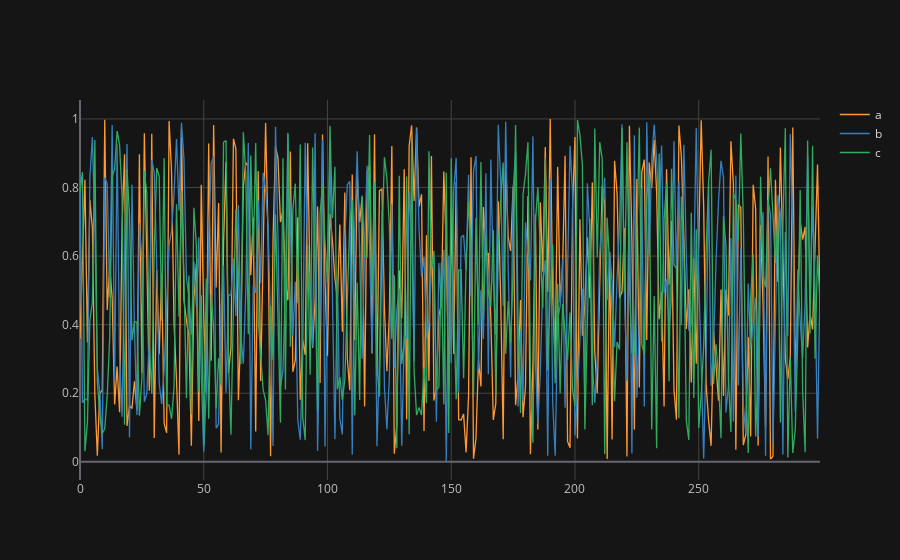

Source (notebook cell):
### Code cell
df.iplot()

### Figure 1 — Plotly figure (JSON) as saved in the notebook; plotly's stock layout.template omitted (floating-point values rounded to 4 significant figures; data arrays with more than 128 entries replaced by an {"elided": "..."} marker saying what was removed)
{"data": [{"line": {"color": "rgba(255, 153, 51, 1.0)", "dash": "solid", "shape": "linear", "width": 1.3}, "mode": "lines", "name": "a", "text": "", "type": "scatter", "x": {"elided": "300 int values"}, "y": {"elided": "300 float values"}}, {"line": {"color": "rgba(55, 128, 191, 1.0)", "dash": "solid", "shape": "linear", "width": 1.3}, "mode": "lines", "name": "b", "text": "", "type": "scatter", "x": {"elided": "300 int values"}, "y": {"elided": "300 float values"}}, {"line": {"color": "rgba(50, 171, 96, 1.0)", "dash": "solid", "shape": "linear", "width": 1.3}, "mode": "lines", "name": "c", "text": "", "type": "scatter", "x": {"elided": "300 int values"}, "y": {"elided": "300 float values"}}], "layout": {"legend": {"bgcolor": "#151516", "font": {"color": "#D9D9D9"}}, "paper_bgcolor": "#151516", "plot_bgcolor": "#151516", "title": {"font": {"color": "#D9D9D9"}}, "xaxis": {"gridcolor": "#434343", "showgrid": true, "tickfont": {"color": "#C2C2C2"}, "title": {"font": {"color": "#D9D9D9"}, "text": ""}, "zerolinecolor": "#666570"}, "yaxis": {"gridcolor": "#434343", "showgrid": true, "tickfont": {"color": "#C2C2C2"}, "title": {"font": {"color": "#D9D9D9"}, "text": ""}, "zerolinecolor": "#666570"}}}
